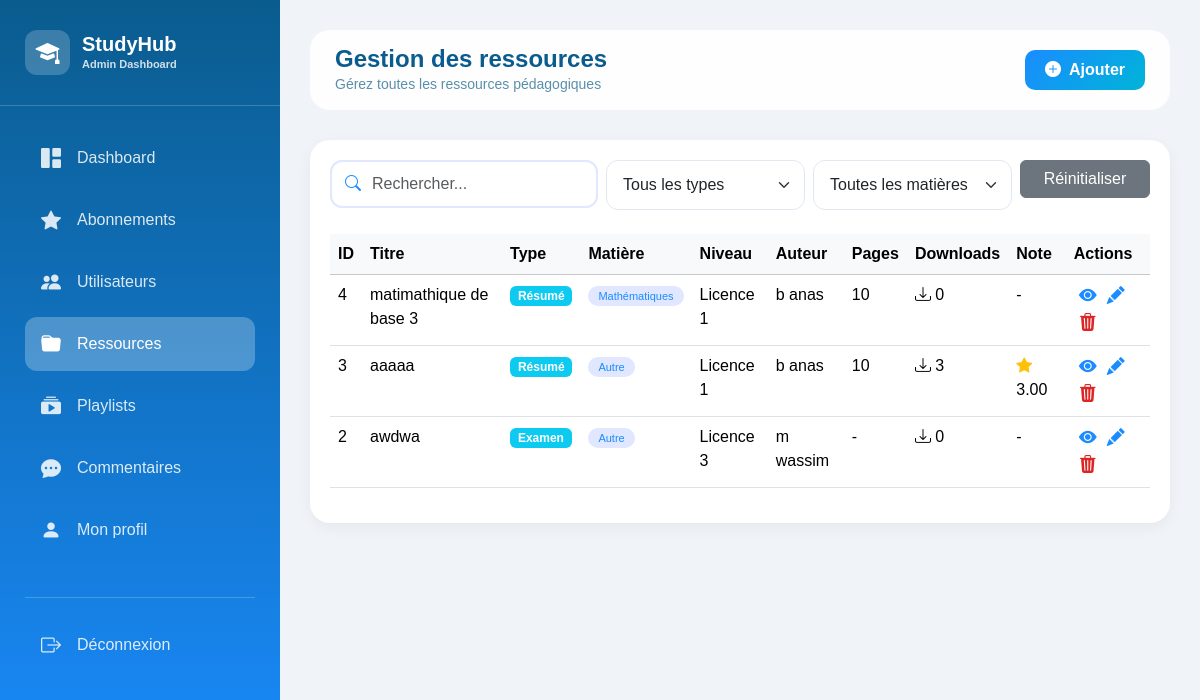
The page /index.php?action=admin&subaction=resources (signed in) on the database its author committed.
### tables this page shows
CREATE TABLE `ressource` (
  `id_res` int(11) NOT NULL AUTO_INCREMENT,
  `titre` varchar(255) NOT NULL,
  `description` varchar(500) NOT NULL,
  `type` varchar(255) NOT NULL,
  `niveau` varchar(255) NOT NULL,
  `acces` varchar(255) NOT NULL,
  `prix` double NOT NULL,
  `fichier` varchar(255) NOT NULL,
  `id` int(11) NOT NULL,
  `pages` int(11) DEFAULT 0,
  `downloads` int(11) DEFAULT 0,
  `date_creation` timestamp NOT NULL DEFAULT current_timestamp(),
  `note_moyenne` decimal(3,2) DEFAULT 0.00,
  `matiere` varchar(255) DEFAULT 'Autre',
  `photo` varchar(500) DEFAULT '',
  PRIMARY KEY (`id_res`),
  KEY `id` (`id`),
  CONSTRAINT `ressource_ibfk_1` FOREIGN KEY (`id`) REFERENCES `users` (`id`)
);

CREATE TABLE `users` (
  `id` int(11) NOT NULL AUTO_INCREMENT,
  `nom` varchar(50) NOT NULL,
  `prenom` varchar(50) NOT NULL,
  `universite` varchar(255) NOT NULL,
  `filiere` varchar(255) NOT NULL,
  `email` varchar(255) NOT NULL,
  `mdp` varchar(255) NOT NULL,
  `tel` int(255) NOT NULL,
  `bio` varchar(500) NOT NULL,
  `photo` varchar(255) NOT NULL,
  `role` int(11) NOT NULL DEFAULT 1,
  `score` decimal(10,0) NOT NULL,
  `note_moyenne` decimal(3,2) DEFAULT 0.00,
  PRIMARY KEY (`id`),
  UNIQUE KEY `email` (`email`),
  UNIQUE KEY `tel` (`tel`)
);

### controllers/adminController.php (called while the page is built, shortened)
<?php
function adminResources() {
    global $pdo;
    $search = $_GET['search'] ?? '';
    $type_filter = $_GET['type'] ?? '';
    $matiere_filter = $_GET['matiere'] ?? '';
    require_once __DIR__ . '/../models/resourceModel.php';
    $resources = getAllResources($pdo, $search, $type_filter, $matiere_filter);
    require_once __DIR__ . '/../views/admin/resources.php';
}
?>

### config.php (called while the page is built, shortened)
<?php
function escape($string) {
    return htmlspecialchars($string ?? '', ENT_QUOTES, 'UTF-8');
}
?>

### models/resourceModel.php (called while the page is built, shortened)
<?php
function getAllResources($pdo, $search = '', $type = '', $matiere = '') {
    $sql = "SELECT r.*, u.nom, u.prenom FROM ressource r JOIN users u ON r.id = u.id WHERE 1=1";
    $params = [];
    $sql .= " ORDER BY r.id_res DESC";
    $stmt = $pdo->prepare($sql);
    $stmt->execute($params);
    return $stmt->fetchAll();
}
?>

### views/admin/resources.php (the view, shortened to what this page needs)
<!DOCTYPE html>
<html lang="fr">
<head>
    <link href="https://cdn.jsdelivr.net/npm/bootstrap@5.3.2/dist/css/bootstrap.min.css" rel="stylesheet">
    <link href="https://cdn.jsdelivr.net/npm/bootstrap-icons@1.11.1/font/bootstrap-icons.css" rel="stylesheet">
    <link rel="stylesheet" href="../css/style.css">
</head>
<body>
    <div class="sidebar">
        <div class="sidebar-header"><div class="logo"><div class="logo-icon"><i class="bi bi-mortarboard-fill"></i></div><div class="logo-text"><h3>StudyHub</h3><p>Admin Dashboard</p></div></div></div>
        <div class="nav-menu">
            <div class="nav-item"><a href="index.php?action=admin&subaction=dashboard" class="nav-link"><i class="bi bi-grid-1x2-fill"></i><span>Dashboard</span></a></div>
            <div class="nav-item"><a href="index.php?action=admin&subaction=subscriptions" class="nav-link"><i class="bi bi-star-fill"></i><span>Abonnements</span></a></div>
            <div class="nav-item"><a href="index.php?action=admin&subaction=users" class="nav-link"><i class="bi bi-people-fill"></i><span>Utilisateurs</span></a></div>
            <div class="nav-item"><a href="index.php?action=admin&subaction=resources" class="nav-link active"><i class="bi bi-folder-fill"></i><span>Ressources</span></a></div>
            <div class="nav-item"><a href="index.php?action=admin&subaction=playlists" class="nav-link"><i class="bi bi-collection-play-fill"></i><span>Playlists</span></a></div>
            <div class="nav-item"><a href="index.php?action=admin&subaction=comments" class="nav-link"><i class="bi bi-chat-dots-fill"></i><span>Commentaires</span></a></div>
            <div class="nav-item"><a href="index.php?action=admin&subaction=profile" class="nav-link"><i class="bi bi-person-fill"></i><span>Mon profil</span></a></div>
            <div class="nav-item logout-link"><a href="index.php?action=logout" class="nav-link"><i class="bi bi-box-arrow-right"></i><span>Déconnexion</span></a></div>
        </div>
    </div>
    <div class="main-content">
        <div class="top-bar"><div class="page-title"><h1>Gestion des ressources</h1><p>Gérez toutes les ressources pédagogiques</p></div><button class="btn-blue" data-bs-toggle="modal" data-bs-target="#addResourceModal"><i class="bi bi-plus-circle-fill me-2"></i>Ajouter</button></div>
        <div class="content-card">
            <form method="GET" action="index.php?action=admin&subaction=resources"><input type="hidden" name="action" value="admin"><input type="hidden" name="subaction" value="resources"><div class="row g-2 mb-3"><div class="col-md-4"><div class="search-box"><i class="bi bi-search"></i><input type="text" name="search" class="form-control" placeholder="Rechercher..." value="<?= escape($search) ?>"></div></div>
            <div class="col-md-3"><select name="type" class="form-select" onchange="this.form.submit()"><option value="">Tous les types</option></select></div>
            <div class="col-md-3"><select name="matiere" class="form-select" onchange="this.form.submit()"><option value="">Toutes les matières</option></select></div>
            <div class="col-md-2"><a href="index.php?action=admin&subaction=resources" class="btn btn-secondary w-100">Réinitialiser</a></div></div></form>
            <div class="table-responsive"><table class="table table-hover"><thead class="table-light"><tr><th>ID</th><th>Titre</th><th>Type</th><th>Matière</th><th>Niveau</th><th>Auteur</th><th>Pages</th><th>Downloads</th><th>Note</th><th>Actions</th></tr></thead><tbody>
                <?php foreach($resources as $r): ?>
                <tr><td><?= $r['id_res'] ?></td><td><?= escape(substr($r['titre'], 0, 40)) ?></td><td><span class="badge bg-info"><?= $r['type'] ?></span></td><td><span class="badge-matiere"><?= escape($r['matiere'] ?: 'Autre') ?></span></td><td><?= $r['niveau'] ?: '-' ?></td><td><?= escape($r['prenom'] . ' ' . $r['nom']) ?></td><td><?= $r['pages'] ?: '-' ?></td><td><i class="bi bi-download"></i> <?= $r['downloads'] ?></td><td><?php if($r['note_moyenne'] > 0): ?><i class="bi bi-star-fill text-warning"></i> <?= $r['note_moyenne'] ?><?php else: ?>-<?php endif; ?></td>
                <td><a href="index.php?action=admin&subaction=view_resource&id=<?= $r['id_res'] ?>" class="btn-edit"><i class="bi bi-eye-fill"></i></a><a href="index.php?action=admin&subaction=edit_resource&id=<?= $r['id_res'] ?>" class="btn-edit"><i class="bi bi-pencil-fill"></i></a><a href="index.php?action=admin&subaction=delete_resource&id=<?= $r['id_res'] ?>" class="btn-delete" onclick="return confirm('Supprimer ?')"><i class="bi bi-trash3-fill"></i></a></td>
                <?php endforeach; ?>
            </tbody><tr></div>
        </div>
    </div>
</body>
</html>

### css/style.css (style rules this page uses)
* { margin: 0; padding: 0; box-sizing: border-box; }
body { font-family: 'DM Sans', sans-serif; background: #f0f4f8; }
:root { --primary: #2563eb; --primary-light: #dbeafe; }
h1, h2, h3, h4, h5, h6 { font-family: 'Jost', sans-serif; font-weight: 700; }
.logo { font-size: 24px; font-weight: 800; color: var(--primary); text-decoration: none; }
.form-control, .form-select { border-radius: 12px; padding: 12px 16px; border: 1px solid #e2e8f0; }

### views/admin/resources.php (style rules this page uses)
.sidebar { position:fixed; left:0; top:0; width:280px; height:100%; background:linear-gradient(180deg,#0a5c8e 0%,#1a8cff 100%); z-index:1000; }
.sidebar-header { padding:30px 25px; border-bottom:1px solid rgba(255,255,255,0.2); }
.logo { display:flex; align-items:center; gap:12px; }
.logo-icon { width:45px; height:45px; background:rgba(255,255,255,0.2); border-radius:12px; display:flex; align-items:center; justify-content:center; }
.logo-icon i { font-size:24px; color:white; }
.logo-text h3 { color:white; font-weight:700; font-size:20px; margin:0; }
.logo-text p { color:rgba(255,255,255,0.8); font-size:11px; margin:0; }
.nav-menu { padding:25px; }
.nav-item { margin-bottom:8px; }
.nav-link { display:flex; align-items:center; gap:12px; padding:12px 16px; border-radius:12px; color:rgba(255,255,255,0.85); text-decoration:none; transition:all 0.3s; font-weight:500; }
.nav-link i { font-size:20px; width:24px; }
.nav-link.active { background:rgba(255,255,255,0.25); color:white; }
.logout-link { margin-top:40px; border-top:1px solid rgba(255,255,255,0.2); padding-top:20px; }
.main-content { margin-left:280px; padding:30px; min-height:100vh; }
.top-bar { background:rgba(255,255,255,0.95); border-radius:20px; padding:15px 25px; margin-bottom:30px; display:flex; justify-content:space-between; align-items:center; }
.page-title h1 { font-size:24px; font-weight:700; color:#0a5c8e; margin:0; }
.page-title p { color:#5a8faa; margin:0; font-size:14px; }
.content-card { background:white; border-radius:20px; padding:20px; box-shadow:0 4px 15px rgba(0,0,0,0.05); }
.search-box { position:relative; display:inline-block; width:100%; margin-bottom:10px; }
.search-box i { position:absolute; left:15px; top:50%; transform:translateY(-50%); color:#1a8cff; }
.search-box input { padding:10px 15px 10px 40px; border:2px solid #e0e7ff; border-radius:12px; width:100%; }
.btn-blue { background:linear-gradient(135deg,#1a8cff 0%,#00b4d8 100%); border:none; padding:8px 20px; border-radius:10px; font-weight:600; color:white; transition:all 0.3s; }
.btn-edit { background:none; border:none; color:#1a8cff; font-size:18px; cursor:pointer; padding:5px; }
.btn-delete { background:none; border:none; color:#dc2626; font-size:18px; cursor:pointer; padding:5px; }
.badge-matiere { background:#e0e7ff; color:#1a8cff; padding:4px 10px; border-radius:20px; font-size:11px; }

### rows shown on the page
ressource: id_res "4", titre "matimathique de base 3", type "Résumé", matiere "Mathématiques", niveau "Licence 1", id.nom "b anas", pages "10", downloads "0"
ressource: id_res "3", titre "aaaaa", type "Résumé", matiere "Autre", niveau "Licence 1", id.nom "b anas", pages "10", downloads "3", note_moyenne "3.00"
ressource: id_res "2", titre "awdwa", type "Examen", matiere "Autre", niveau "Licence 3", id.nom "m wassim", pages "-", downloads "0"
